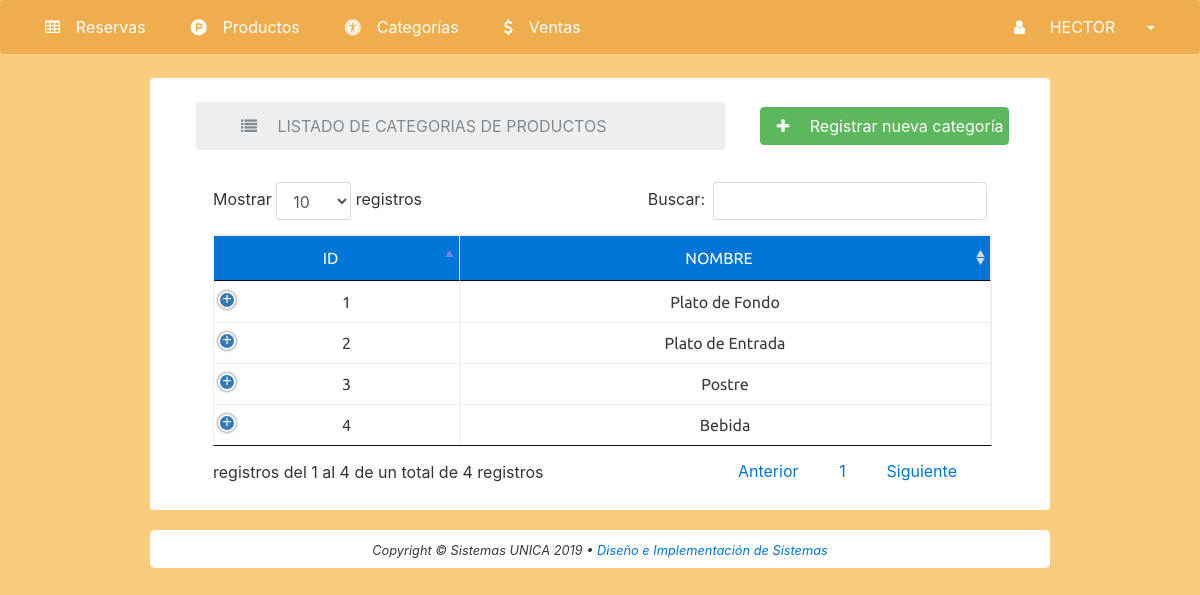
The page /categorias (signed in) on the database its author committed.
### tables this page shows
CREATE TABLE IF NOT EXISTS `categorias` (
  `idcategoria` int(11) NOT NULL AUTO_INCREMENT,
  `nombrecategoria` varchar(150) NOT NULL,
  PRIMARY KEY (`idcategoria`)
);

### Model/conexion.php (called while the page is built)
<?php
class Conexion
{
	public static function conectar()
	{
		try {
			$conexion = new PDO('mysql:host=localhost;dbname=restaurant', 'root', '');
			$conexion->exec('SET CHARACTER SET utf8');
			$conexion->setAttribute(PDO::ATTR_ERRMODE, PDO::ERRMODE_EXCEPTION);
			return $conexion;
		} catch (Exception $e) {
			echo "ERROR DE CONEXION" . $e->getMessage . $e->getLine;
		}
	}
}

### Model/categoriasModel/categoriasModel.php (called while the page is built, shortened)
<?php
require_once 'Model/conexion.php';
class CategoriasModel
{
  public static function getCategoriasModel($tabla)
  {
    $sql = Conexion::conectar()->prepare("SELECT * FROM $tabla");
    $sql->execute();
    return $sql->fetchAll();
  }
}

### Controller/reservasController/reservasController.php (called while the page is built, shortened)
<?php
class MvcController
{
	public function plantilla()
	{
		include 'Views/template.php';
	}
	public function enlacesPaginasController()
	{
		if (isset($_GET["action"])) {
			$enlacesController = $_GET["action"];
		} else {
			$enlacesController = "index";
		}
		$respuesta = Paginas::enlacesPaginasModel($enlacesController);
		require $respuesta;
	}
}

### index.php (called while the page is built, shortened)
<?php session_start();
if (!isset($_SESSION['nombreusuario'])) {
	header('location:Views/login/login.php');
} else {
	require_once 'Model/categoriasModel/categoriasModel.php';
	require_once 'Controller/reservasController/reservasController.php';
	require_once 'Controller/categoriasController/categoriasController.php';
	$index = new MvcController();
	$index->plantilla();
}

### Controller/categoriasController/categoriasController.php (the view, shortened to what this page needs)
<?php
class CategoriasController
{
  public function getCategoriasController()
  {
    $respuesta = CategoriasModel::getCategoriasModel('categorias');
    foreach ($respuesta as $row) {
      echo '<tr>
            <td align="center"> ' . $row['idcategoria'] . '</td>
            <td align="center"> ' . $row['nombrecategoria'] . '</td>
            <td align="center"><a href="index.php?action=editarcategoria&idcategoria=' . $row['idcategoria'] . '" <i class="fa fa-edit btn btn-primary btn-sm"></i> </a>
            <a class="fa fa-trash btn btn-danger  btn-sm" href="index.php?action=categorias&idBorrar=' . $row['idcategoria'] . '" &nbsp;  </a>
            </td>
            </tr>';
    }
  }
}

### assets/css/estilos.css (style rules this page uses)
* { padding: 0; margin: 0; -webkit-box-sizing: border-box; -moz-box-sizing: border-box; box-sizing: border-box; }
body { background-color: #fbaf35a2; }
td { font-family: "Ubuntu", sans-serif; }

### rows shown on the page
categorias: idcategoria "1", nombrecategoria "Plato de Fondo"
categorias: idcategoria "2", nombrecategoria "Plato de Entrada"
categorias: idcategoria "3", nombrecategoria "Postre"
categorias: idcategoria "4", nombrecategoria "Bebida"

### other values the page prints
$_SESSION['nombreusuario'] "HECTOR"
